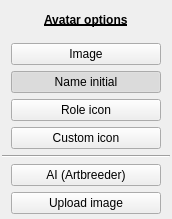
<?xml version="1.0" encoding="UTF-8"?>
<ui version="4.0">
 <class>AvatarSelectors</class>
 <widget class="QWidget" name="AvatarSelectors">
  <property name="geometry">
   <rect>
    <x>0</x>
    <y>0</y>
    <width>172</width>
    <height>219</height>
   </rect>
  </property>
  <property name="sizePolicy">
   <sizepolicy hsizetype="Maximum" vsizetype="Maximum">
    <horstretch>0</horstretch>
    <verstretch>0</verstretch>
   </sizepolicy>
  </property>
  <property name="minimumSize">
   <size>
    <width>0</width>
    <height>0</height>
   </size>
  </property>
  <property name="maximumSize">
   <size>
    <width>16777215</width>
    <height>16777215</height>
   </size>
  </property>
  <property name="windowTitle">
   <string>Form</string>
  </property>
  <layout class="QVBoxLayout" name="verticalLayout_2">
   <property name="spacing">
    <number>6</number>
   </property>
   <property name="leftMargin">
    <number>2</number>
   </property>
   <property name="topMargin">
    <number>2</number>
   </property>
   <property name="rightMargin">
    <number>2</number>
   </property>
   <property name="bottomMargin">
    <number>5</number>
   </property>
   <item alignment="Qt::AlignHCenter">
    <widget class="QLabel" name="label">
     <property name="font">
      <font>
       <bold>true</bold>
       <underline>true</underline>
      </font>
     </property>
     <property name="text">
      <string>Avatar options</string>
     </property>
    </widget>
   </item>
   <item alignment="Qt::AlignHCenter">
    <widget class="QPushButton" name="btnImage">
     <property name="sizePolicy">
      <sizepolicy hsizetype="Maximum" vsizetype="Fixed">
       <horstretch>0</horstretch>
       <verstretch>0</verstretch>
      </sizepolicy>
     </property>
     <property name="minimumSize">
      <size>
       <width>150</width>
       <height>0</height>
      </size>
     </property>
     <property name="maximumSize">
      <size>
       <width>150</width>
       <height>16777215</height>
      </size>
     </property>
     <property name="text">
      <string>Image</string>
     </property>
     <property name="checkable">
      <bool>true</bool>
     </property>
     <property name="checked">
      <bool>false</bool>
     </property>
     <property name="base" stdset="0">
      <bool>true</bool>
     </property>
     <attribute name="buttonGroup">
      <string notr="true">btnGroupSelectors</string>
     </attribute>
    </widget>
   </item>
   <item alignment="Qt::AlignHCenter">
    <widget class="QPushButton" name="btnInitial">
     <property name="sizePolicy">
      <sizepolicy hsizetype="Maximum" vsizetype="Fixed">
       <horstretch>0</horstretch>
       <verstretch>0</verstretch>
      </sizepolicy>
     </property>
     <property name="minimumSize">
      <size>
       <width>150</width>
       <height>0</height>
      </size>
     </property>
     <property name="maximumSize">
      <size>
       <width>150</width>
       <height>16777215</height>
      </size>
     </property>
     <property name="text">
      <string>Name initial</string>
     </property>
     <property name="checkable">
      <bool>true</bool>
     </property>
     <property name="checked">
      <bool>true</bool>
     </property>
     <property name="base" stdset="0">
      <bool>true</bool>
     </property>
     <attribute name="buttonGroup">
      <string notr="true">btnGroupSelectors</string>
     </attribute>
    </widget>
   </item>
   <item alignment="Qt::AlignHCenter">
    <widget class="QPushButton" name="btnRole">
     <property name="sizePolicy">
      <sizepolicy hsizetype="Maximum" vsizetype="Fixed">
       <horstretch>0</horstretch>
       <verstretch>0</verstretch>
      </sizepolicy>
     </property>
     <property name="minimumSize">
      <size>
       <width>150</width>
       <height>0</height>
      </size>
     </property>
     <property name="maximumSize">
      <size>
       <width>150</width>
       <height>16777215</height>
      </size>
     </property>
     <property name="text">
      <string>Role icon</string>
     </property>
     <property name="checkable">
      <bool>true</bool>
     </property>
     <property name="base" stdset="0">
      <bool>true</bool>
     </property>
     <attribute name="buttonGroup">
      <string notr="true">btnGroupSelectors</string>
     </attribute>
    </widget>
   </item>
   <item alignment="Qt::AlignHCenter">
    <widget class="QPushButton" name="btnCustomIcon">
     <property name="sizePolicy">
      <sizepolicy hsizetype="Maximum" vsizetype="Fixed">
       <horstretch>0</horstretch>
       <verstretch>0</verstretch>
      </sizepolicy>
     </property>
     <property name="minimumSize">
      <size>
       <width>150</width>
       <height>0</height>
      </size>
     </property>
     <property name="maximumSize">
      <size>
       <width>150</width>
       <height>16777215</height>
      </size>
     </property>
     <property name="text">
      <string>Custom icon</string>
     </property>
     <property name="checkable">
      <bool>true</bool>
     </property>
     <property name="base" stdset="0">
      <bool>true</bool>
     </property>
     <attribute name="buttonGroup">
      <string notr="true">btnGroupSelectors</string>
     </attribute>
    </widget>
   </item>
   <item>
    <widget class="Line" name="line">
     <property name="orientation">
      <enum>Qt::Horizontal</enum>
     </property>
    </widget>
   </item>
   <item alignment="Qt::AlignHCenter">
    <widget class="QPushButton" name="btnAi">
     <property name="sizePolicy">
      <sizepolicy hsizetype="Maximum" vsizetype="Fixed">
       <horstretch>0</horstretch>
       <verstretch>0</verstretch>
      </sizepolicy>
     </property>
     <property name="minimumSize">
      <size>
       <width>150</width>
       <height>0</height>
      </size>
     </property>
     <property name="maximumSize">
      <size>
       <width>150</width>
       <height>16777215</height>
      </size>
     </property>
     <property name="cursor">
      <cursorShape>PointingHandCursor</cursorShape>
     </property>
     <property name="focusPolicy">
      <enum>Qt::ClickFocus</enum>
     </property>
     <property name="toolTip">
      <string>&lt;html&gt;&lt;head/&gt;&lt;body&gt;&lt;p&gt;&lt;span style=&quot; color:#55557f;&quot;&gt;Browse recently trending images from Artbreeder.com generated by AI.&lt;/span&gt;&lt;/p&gt;&lt;/body&gt;&lt;/html&gt;</string>
     </property>
     <property name="statusTip">
      <string>Browse recently trending images from Artbreeder.com generated by AI.</string>
     </property>
     <property name="styleSheet">
      <string notr="true">QToolTip {border: 0px;}</string>
     </property>
     <property name="text">
      <string>AI (Artbreeder)</string>
     </property>
     <property name="base" stdset="0">
      <bool>true</bool>
     </property>
     <property name="highlighted" stdset="0">
      <bool>true</bool>
     </property>
    </widget>
   </item>
   <item alignment="Qt::AlignHCenter">
    <widget class="QPushButton" name="btnUploadAvatar">
     <property name="sizePolicy">
      <sizepolicy hsizetype="Fixed" vsizetype="Fixed">
       <horstretch>0</horstretch>
       <verstretch>0</verstretch>
      </sizepolicy>
     </property>
     <property name="minimumSize">
      <size>
       <width>150</width>
       <height>0</height>
      </size>
     </property>
     <property name="maximumSize">
      <size>
       <width>150</width>
       <height>16777215</height>
      </size>
     </property>
     <property name="cursor">
      <cursorShape>PointingHandCursor</cursorShape>
     </property>
     <property name="focusPolicy">
      <enum>Qt::ClickFocus</enum>
     </property>
     <property name="text">
      <string>Upload image</string>
     </property>
     <property name="base" stdset="0">
      <bool>true</bool>
     </property>
     <property name="positive" stdset="0">
      <bool>true</bool>
     </property>
    </widget>
   </item>
  </layout>
 </widget>
 <resources/>
 <connections/>
 <buttongroups>
  <buttongroup name="btnGroupSelectors"/>
 </buttongroups>
</ui>
